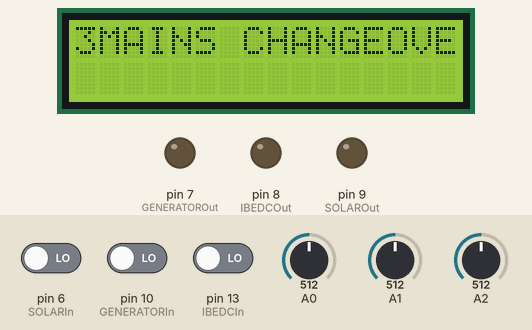
Bench run of a sketch on a simulated Arduino Uno, built with avr-gcc and run on an emulated ATmega328P. Parts: 16×2 character LCD, output pins drawn as LEDs (lit = HIGH). The test bench sets the inputs (shaded band); at power-on: pin 6 (SOLARIn) LOW, pin 10 (GENERATORIn) LOW, pin 13 (IBEDCIn) LOW, A0 = 512, A1 = 512, A2 = 512. What the sketch prints to the serial monitor is not drawn.

Above: at 7.2 s.
7.3 s: pin 6 (SOLARIn) driven HIGH
At 8.9 s:
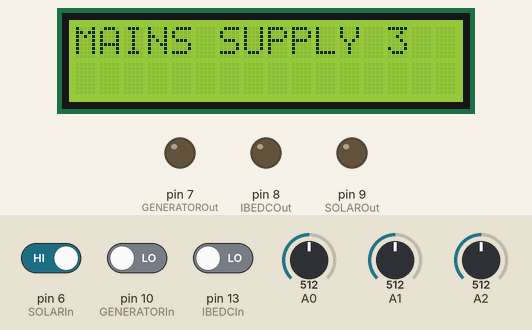
13.1 s: pin 10 (GENERATORIn) driven HIGH
At 18.7 s:
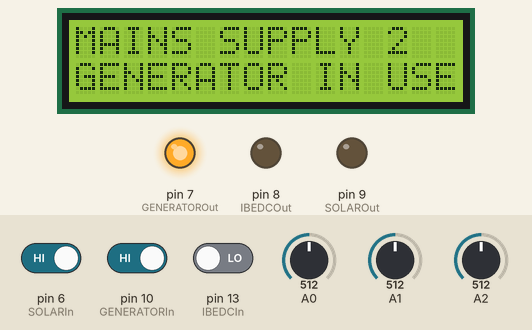
18.9 s: pin 13 (IBEDCIn) driven HIGH
At 23.5 s:
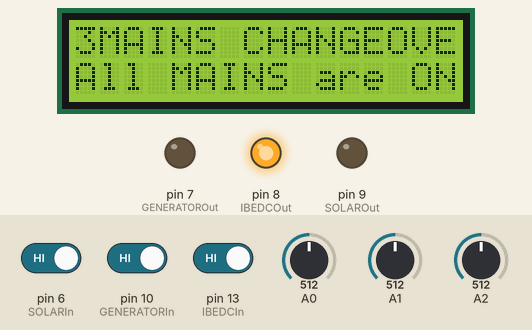
24.7 s: pin 6 (SOLARIn) driven LOW and pin 10 (GENERATORIn) driven LOW and pin 13 (IBEDCIn) driven LOW
At 28.9 s:
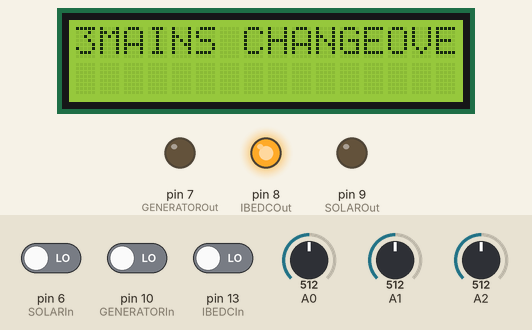
30.5 s: pin 10 (GENERATORIn) driven HIGH
At 36.2 s:
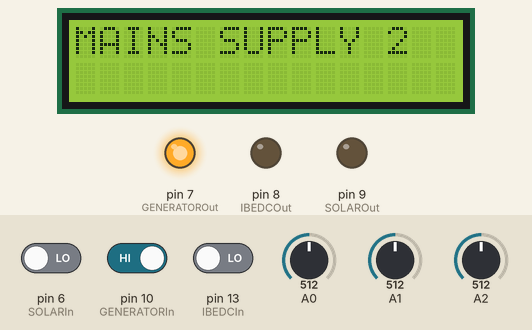
36.3 s: pin 10 (GENERATORIn) driven LOW
At 40.7 s:
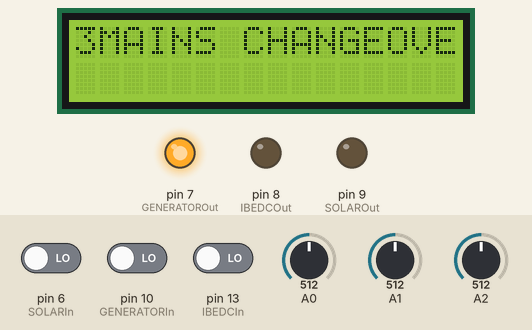
Timing chart, 0 to 42.6 s (numbered marks = the images above; inputs shaded):
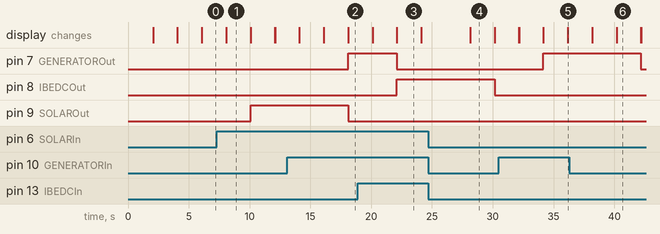

Measured:
- after the input at 7.3 s, pin 9 (SOLAROut): LOW → HIGH after 2.8 s; the display: first differs from a run without the input after 0.78 s (image 1)
- after the input at 13.1 s, pin 7 (GENERATOROut): LOW → HIGH after 5.0 s; pin 9 (SOLAROut): HIGH → LOW after 5.0 s
- after the input at 18.9 s, pin 7 (GENERATOROut): HIGH → LOW after 3.2 s; pin 8 (IBEDCOut): LOW → HIGH after 3.2 s; the display: first differs from a run without the input after 1.2 s (image 3 shows a later state)
- after the input at 24.7 s, pin 8 (IBEDCOut): HIGH → LOW after 5.4 s; the display: first differs from a run without the input after 3.4 s (image 4)
- after the input at 30.5 s, pin 7 (GENERATOROut): LOW → HIGH after 3.7 s; the display: first differs from a run without the input after 1.7 s (image 5)
- after the input at 36.3 s, pin 7 (GENERATOROut): HIGH → LOW after 5.9 s; the display: first differs from a run without the input after 3.9 s (image 6)
- what the display in image 1 shows lasts 2.0 s, from 8.1 s to 10.1 s

The sketch:

ACS.ino
```cpp
#include <LiquidCrystal.h>
const int rs = 12, en = 11, d4 = 5, d5 = 4, d6 = 3, d7 = 2;
LiquidCrystal lcd(rs, en, d4, d5, d6, d7);
int ADC_a = A0; //Analog Input
int ADC_Y = A1;
int ADC_B = A2;
float VIn_a = 0.0; //Voltage In after voltage divider
float VInY = 0.0;
float VInB = 0.0;
float Voltage_a = 0.0;
//Actual voltage after calculation
float VoltageY = 0.0;
float VoltageB= 0.0;
float CalVal = 11.08433; //Voltage divider calibration value
float AC_LOW_VOLT = 0.0;
float AC_HIGH_VOLT = 0.0;
float AC_LOW_VOLTY = 0.0;
float AC_HIGH_VOLTY = 0.0;
float AC_LOW_VOLTB = 0.0;
float AC_HIGH_VOLTB = 0.0;
//Timing
unsigned long previousMillis = 0;
const long interval = 200;
//Interval to read voltages
// input pin declearation
const int IBEDCIn = 13;
const int GENERATORIn = 10;
const int SOLARIn = 6;
// output pin declearation
const int IBEDCOut = 8;
const int GENERATOROut = 7;
const int SOLAROut = 9;
// variable for reading input phase status. This is keepin all input at 0 state
bool IBEDCState = false;
bool GENERATORState = false;
bool SOLARState = false;
bool allMAINSOn = false;
void setup() {
pinMode(IBEDCIn, INPUT);
pinMode(GENERATORIn, INPUT);
pinMode(SOLARIn, INPUT);
pinMode(IBEDCOut, OUTPUT);
pinMode(GENERATOROut, OUTPUT);
pinMode(SOLAROut, OUTPUT);
pinMode(A0,INPUT);
pinMode(A1,INPUT);
pinMode(A2,INPUT);
//Init serial monitor. This will help display what is happening on the serial monitor
Serial.begin(9600);
Serial.println("3MAINS AUTOMATIC CHANGE OVER SYSTEM");
delay (2000);
Serial.println("Processing available MAINS.....");
// initialize the LCD
lcd.begin(16, 2);
lcd.print("3MAINS POWER SYS!");
delay(2000);
lcd.setCursor(0,1);
lcd.print("Initializing sys");
delay(2000);
}
void loop() {
unsigned long currentMillis = millis();
//checking for the state of each input
int IBEDCState = digitalRead(IBEDCIn);
int GENERATORState = digitalRead(GENERATORIn);
int SOLARState = digitalRead(SOLARIn);
VIn_a = (ADC_a * 5.00) / 1024.00;
//Convert 10bit input to an actual voltage
Voltage_a = (VIn_a * CalVal)-0.10;
AC_LOW_VOLT = (Voltage_a / 1.414 );
AC_HIGH_VOLT = ( AC_LOW_VOLT * 18.333);
VInY = (ADC_Y * 5.00) / 1024.00;
//Convert 10bit input to an actual voltage
VoltageY = (VInY * CalVal)-0.10;
AC_LOW_VOLTY = (VoltageY / 1.414 );
AC_HIGH_VOLTY = ( AC_LOW_VOLTY * 18.333);
VInB = (ADC_B * 5.00) / 1024.00;
//Convert 10bit input to an actual voltage
VoltageB = (VInB * CalVal)-0.10;
AC_LOW_VOLTB = (VoltageB / 1.414 );
AC_HIGH_VOLTB = ( AC_LOW_VOLTB * 18.333);
if ( IBEDCState == HIGH && GENERATORState == HIGH && SOLARState == HIGH &&
currentMillis - previousMillis >= interval && allMAINSOn == false )
{
allMAINSOn = true;
previousMillis = currentMillis;
analogRead (A0);
Serial.println("All MAINS are On");
lcd.clear();
lcd.setCursor (0,0); // set to line 1, char 0
lcd.print("3MAINS CHANGEOVER SYS");
delay (2000);
lcd.setCursor (0,1); // set to line 1, char 0
lcd.print("All MAINS are ON!");
digitalWrite ( IBEDCOut,HIGH);
digitalWrite ( GENERATOROut,LOW);
digitalWrite ( SOLAROut,LOW);
delay (2000);
lcd.clear();
lcd.setCursor (0,1); // set to line 1, char 0
lcd.print("IBEDC IN USE");
lcd.setCursor (0,1); // set to line 1, char 0
lcd.print(AC_HIGH_VOLT);
lcd.setCursor(6,1);
lcd.print("V input");
}
else{
if ( IBEDCState == HIGH )
{
Serial.println("IBEDC IS AVAILABLE");
IBEDCState = true;
analogRead (A0);
lcd.clear();
lcd.setCursor (0,0); // set to line 1, char 0
lcd.print("MAINS SUPPLY 1");
delay (2000);
digitalWrite ( IBEDCOut,HIGH);
digitalWrite ( GENERATOROut,LOW);
digitalWrite ( SOLAROut,LOW);
delay (2000);
lcd.clear();
lcd.setCursor (0,1); // set to line 1, char 0
lcd.print("IBEDC IN USE");
lcd.setCursor (0,1); // set to line 1, char 0
lcd.print(AC_HIGH_VOLT);
lcd.setCursor(6,1);
lcd.print("V input");
}
else if ( GENERATORState == HIGH )
{
GENERATORState = true;
Serial.println("GENERATOR IS ON!");
analogRead (A1);
lcd.clear();
lcd.setCursor (0,0); // set to line 1, char 0
lcd.print("MAINS SUPPLY 2");
delay (2000);
lcd.setCursor (0,1); // set to line 1, char 0
lcd.print("GENERATOR IN USE");
digitalWrite ( IBEDCOut,LOW);
digitalWrite ( GENERATOROut,HIGH);
digitalWrite ( SOLAROut,LOW);
delay (2000);
lcd.clear();
lcd.setCursor (0,1); // set to line 1, char 0
lcd.print("GENERATOR IN USE");
lcd.setCursor (0,1); // set to line 1, char 0
lcd.print(AC_HIGH_VOLTY);
lcd.setCursor(6,1);
lcd.print("V input");
}
else if ( SOLARState == HIGH)
{
SOLARState = true;
Serial.println("SOLAR IS ON");
analogRead (A2);
lcd.clear();
lcd.setCursor (0,0); // set to line 1, char 0
lcd.print("MAINS SUPPLY 3");
delay (2000);
lcd.setCursor (0,1); // set to line 1, char 0
lcd.print("SOLAR IN USE");
digitalWrite ( IBEDCOut,LOW);
digitalWrite ( GENERATOROut,LOW);
digitalWrite ( SOLAROut,HIGH);
delay (2000);
lcd.clear();
lcd.setCursor (0,1); // set to line 1, char 0
lcd.print("SOLAR IN USE");
lcd.setCursor (0,1); // set to line 1, char 0
lcd.print(AC_HIGH_VOLTB);
lcd.setCursor(6,1);
lcd.print("V input");
}
else
{
allMAINSOn = false;
Serial.println("All MAINS are off");
lcd.clear();
lcd.setCursor (0,0); // set to line 1, char 0
lcd.print("3MAINS CHANGEOVER SYS");
delay (2000);
lcd.setCursor (0,1); // set to line 1, char 0
lcd.print("ALL MAINS OFF!");
digitalWrite ( IBEDCOut,LOW);
digitalWrite ( GENERATOROut,LOW);
digitalWrite ( SOLAROut,LOW);

        }
   }
}
```
